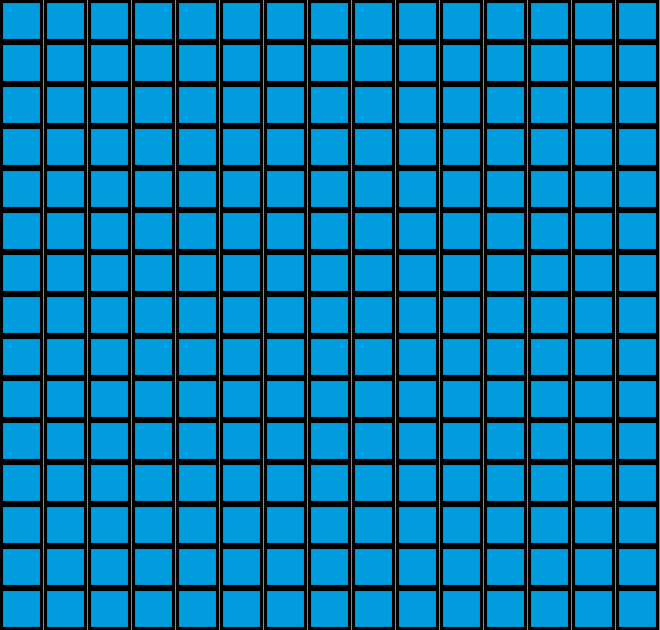

A level layout from a 2D game, rendered from its tile map. Below: a short description, then the map file with tile-grid data replaced by summaries:
An orthogonal 15x15 tile map with 44x42 px tiles, 1 tile layer (Tile Layer 1).

<map version="1.0" orientation="orthogonal" renderorder="right-down" width="15" height="15" tilewidth="44" tileheight="42" nextobjectid="1">
 <tileset firstgid="1" name="Board2" tilewidth="44" tileheight="42" tilecount="210" columns="14">
  <image source="Board2.png" width="652" height="630" />
 </tileset>
 <layer name="Tile Layer 1" width="15" height="15">
  <data>[225 cells, 225 non-empty, 1 distinct tile ids]</data>
 </layer>
</map>